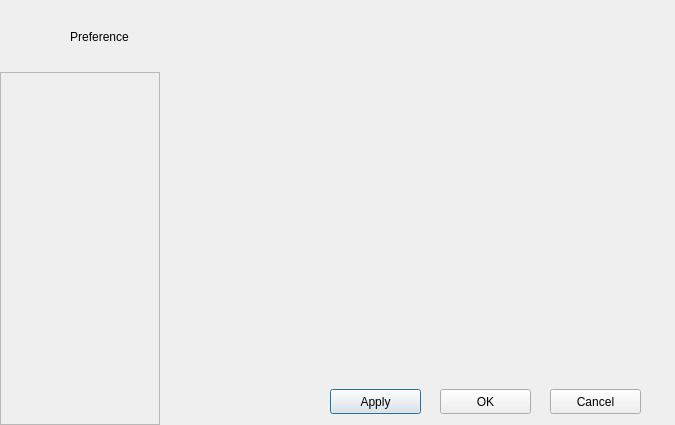
<?xml version="1.0" encoding="UTF-8"?>
<ui version="4.0">
 <class>PreferencesDialog</class>
 <widget class="QDialog" name="PreferencesDialog">
  <property name="geometry">
   <rect>
    <x>0</x>
    <y>0</y>
    <width>675</width>
    <height>425</height>
   </rect>
  </property>
  <property name="windowTitle">
   <string>Kylin Video - Preferences</string>
  </property>
  <widget class="QWidget" name="title_widget" native="true">
   <property name="geometry">
    <rect>
     <x>0</x>
     <y>0</y>
     <width>160</width>
     <height>425</height>
    </rect>
   </property>
   <widget class="QLabel" name="title_label">
    <property name="geometry">
     <rect>
      <x>49</x>
      <y>20</y>
      <width>101</width>
      <height>33</height>
     </rect>
    </property>
    <property name="text">
     <string>Preference</string>
    </property>
    <property name="alignment">
     <set>Qt::AlignCenter</set>
    </property>
   </widget>
   <widget class="QFrame" name="sections">
    <property name="geometry">
     <rect>
      <x>0</x>
      <y>72</y>
      <width>160</width>
      <height>353</height>
     </rect>
    </property>
    <property name="sizePolicy">
     <sizepolicy hsizetype="MinimumExpanding" vsizetype="Preferred">
      <horstretch>0</horstretch>
      <verstretch>0</verstretch>
     </sizepolicy>
    </property>
    <property name="frameShape">
     <enum>QFrame::StyledPanel</enum>
    </property>
    <property name="frameShadow">
     <enum>QFrame::Raised</enum>
    </property>
   </widget>
   <widget class="QLabel" name="icon_label">
    <property name="geometry">
     <rect>
      <x>14</x>
      <y>20</y>
      <width>32</width>
      <height>32</height>
     </rect>
    </property>
    <property name="text">
     <string/>
    </property>
    <property name="alignment">
     <set>Qt::AlignCenter</set>
    </property>
   </widget>
  </widget>
  <widget class="QWidget" name="widget" native="true">
   <property name="geometry">
    <rect>
     <x>160</x>
     <y>-1</y>
     <width>515</width>
     <height>425</height>
    </rect>
   </property>
   <widget class="QPushButton" name="applyButton">
    <property name="geometry">
     <rect>
      <x>170</x>
      <y>390</y>
      <width>91</width>
      <height>25</height>
     </rect>
    </property>
    <property name="text">
     <string>Apply</string>
    </property>
   </widget>
   <widget class="QStackedWidget" name="pages">
    <property name="geometry">
     <rect>
      <x>30</x>
      <y>20</y>
      <width>470</width>
      <height>360</height>
     </rect>
    </property>
    <property name="sizePolicy">
     <sizepolicy hsizetype="Expanding" vsizetype="Preferred">
      <horstretch>0</horstretch>
      <verstretch>0</verstretch>
     </sizepolicy>
    </property>
    <property name="currentIndex">
     <number>-1</number>
    </property>
   </widget>
   <widget class="QPushButton" name="cancelButton">
    <property name="geometry">
     <rect>
      <x>390</x>
      <y>390</y>
      <width>91</width>
      <height>25</height>
     </rect>
    </property>
    <property name="text">
     <string>Cancel</string>
    </property>
   </widget>
   <widget class="QPushButton" name="okButton">
    <property name="geometry">
     <rect>
      <x>280</x>
      <y>390</y>
      <width>91</width>
      <height>25</height>
     </rect>
    </property>
    <property name="text">
     <string>OK</string>
    </property>
   </widget>
  </widget>
 </widget>
 <resources/>
 <connections/>
</ui>
